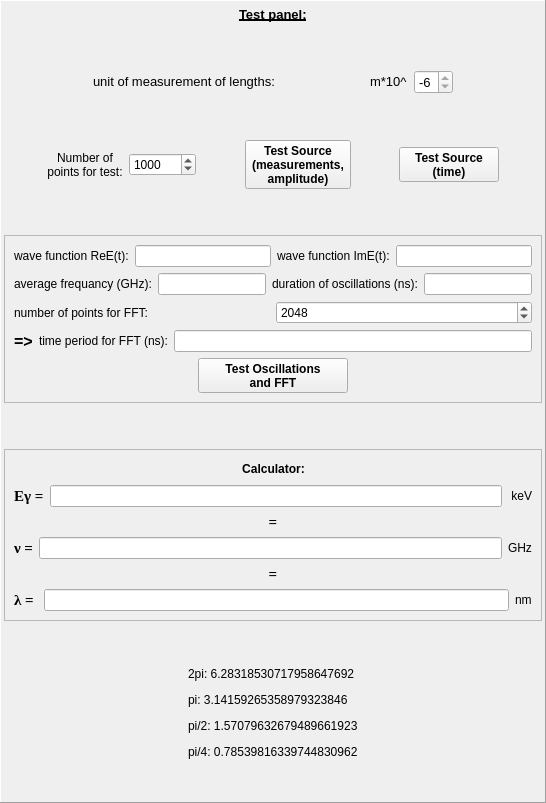
    <widget class="QFrame" name="frame">
     <property name="frameShape">
      <enum>QFrame::Panel</enum>
     </property>
     <property name="frameShadow">
      <enum>QFrame::Raised</enum>
     </property>
     <property name="lineWidth">
      <number>1</number>
     </property>
     <layout class="QVBoxLayout" name="verticalLayout">
      <property name="leftMargin">
       <number>3</number>
      </property>
      <property name="topMargin">
       <number>3</number>
      </property>
      <property name="rightMargin">
       <number>3</number>
      </property>
      <property name="bottomMargin">
       <number>3</number>
      </property>
      <item>
       <layout class="QHBoxLayout" name="horizontalLayout_14">
        <property name="sizeConstraint">
         <enum>QLayout::SetMinimumSize</enum>
        </property>
        <item>
         <spacer name="horizontalSpacer_11">
          <property name="orientation">
           <enum>Qt::Horizontal</enum>
          </property>
          <property name="sizeHint" stdset="0">
           <size>
            <width>40</width>
            <height>20</height>
           </size>
          </property>
         </spacer>
        </item>
        <item>
         <widget class="QLabel" name="label_6">
          <property name="sizePolicy">
           <sizepolicy hsizetype="Fixed" vsizetype="Fixed">
            <horstretch>0</horstretch>
            <verstretch>0</verstretch>
           </sizepolicy>
          </property>
          <property name="maximumSize">
           <size>
            <width>16777215</width>
            <height>20</height>
           </size>
          </property>
          <property name="font">
           <font>
            <pointsize>10</pointsize>
            <weight>75</weight>
            <bold>true</bold>
            <underline>true</underline>
            <strikeout>false</strikeout>
           </font>
          </property>
          <property name="text">
           <string>Test panel:</string>
          </property>
         </widget>
        </item>
        <item>
         <spacer name="horizontalSpacer_12">
          <property name="orientation">
           <enum>Qt::Horizontal</enum>
          </property>
          <property name="sizeHint" stdset="0">
           <size>
            <width>40</width>
            <height>20</height>
           </size>
          </property>
         </spacer>
        </item>
       </layout>
      </item>
      <item>
       <spacer name="verticalSpacer_4">
        <property name="orientation">
         <enum>Qt::Vertical</enum>
        </property>
        <property name="sizeHint" stdset="0">
         <size>
          <width>20</width>
          <height>40</height>
         </size>
        </property>
       </spacer>
      </item>
      <item>
       <layout class="QHBoxLayout" name="horizontalLayout_11">
        <property name="spacing">
         <number>6</number>
        </property>
        <property name="sizeConstraint">
         <enum>QLayout::SetDefaultConstraint</enum>
        </property>
        <item>
         <spacer name="horizontalSpacer_8">
          <property name="orientation">
           <enum>Qt::Horizontal</enum>
          </property>
          <property name="sizeHint" stdset="0">
           <size>
            <width>40</width>
            <height>20</height>
           </size>
          </property>
         </spacer>
        </item>
        <item>
         <widget class="QLabel" name="label_unitL">
          <property name="sizePolicy">
           <sizepolicy hsizetype="Preferred" vsizetype="Fixed">
            <horstretch>0</horstretch>
            <verstretch>0</verstretch>
           </sizepolicy>
          </property>
          <property name="font">
           <font>
            <pointsize>10</pointsize>
            <italic>false</italic>
            <underline>false</underline>
           </font>
          </property>
          <property name="text">
           <string>unit of measurement of lengths:</string>
          </property>
         </widget>
        </item>
        <item>
         <spacer name="horizontalSpacer_6">
          <property name="orientation">
           <enum>Qt::Horizontal</enum>
          </property>
          <property name="sizeHint" stdset="0">
           <size>
            <width>40</width>
            <height>20</height>
           </size>
          </property>
         </spacer>
        </item>
        <item>
         <widget class="QLabel" name="label_unitL_2">
          <property name="sizePolicy">
           <sizepolicy hsizetype="Preferred" vsizetype="Fixed">
            <horstretch>0</horstretch>
            <verstretch>0</verstretch>
           </sizepolicy>
          </property>
          <property name="font">
           <font>
            <pointsize>10</pointsize>
           </font>
          </property>
          <property name="text">
           <string>m*10^</string>
          </property>
         </widget>
        </item>
        <item>
         <widget class="QSpinBox" name="spinBox_units">
          <property name="enabled">
           <bool>true</bool>
          </property>
          <property name="font">
           <font>
            <pointsize>10</pointsize>
            <weight>50</weight>
            <bold>false</bold>
           </font>
          </property>
          <property name="readOnly">
           <bool>true</bool>
          </property>
          <property name="minimum">
           <number>-6</number>
          </property>
          <property name="maximum">
           <number>3</number>
          </property>
          <property name="value">
           <number>-6</number>
          </property>
         </widget>
        </item>
        <item>
         <spacer name="horizontalSpacer_7">
          <property name="orientation">
           <enum>Qt::Horizontal</enum>
          </property>
          <property name="sizeHint" stdset="0">
           <size>
            <width>40</width>
            <height>20</height>
           </size>
          </property>
         </spacer>
        </item>
       </layout>
      </item>
      <item>
       <spacer name="verticalSpacer">
        <property name="orientation">
         <enum>Qt::Vertical</enum>
        </property>
        <property name="sizeHint" stdset="0">
         <size>
          <width>20</width>
          <height>40</height>
         </size>
        </property>
       </spacer>
      </item>
      <item>
       <layout class="QHBoxLayout" name="horizontalLayout_17">
        <item>
         <spacer name="horizontalSpacer_17">
          <property name="orientation">
           <enum>Qt::Horizontal</enum>
          </property>
          <property name="sizeHint" stdset="0">
           <size>
            <width>40</width>
            <height>20</height>
           </size>
          </property>
         </spacer>
        </item>
        <item>
         <widget class="QLabel" name="label_testSource">
          <property name="layoutDirection">
           <enum>Qt::LeftToRight</enum>
          </property>
          <property name="text">
           <string>Number of
points for test:</string>
          </property>
          <property name="alignment">
           <set>Qt::AlignCenter</set>
          </property>
         </widget>
        </item>
        <item>
         <widget class="QSpinBox" name="spinBox_testSource">
          <property name="minimum">
           <number>1</number>
          </property>
          <property name="maximum">
           <number>1000000</number>
          </property>
          <property name="value">
           <number>1000</number>
          </property>
         </widget>
        </item>
        <item>
         <spacer name="horizontalSpacer_13">
          <property name="orientation">
           <enum>Qt::Horizontal</enum>
          </property>
          <property name="sizeHint" stdset="0">
           <size>
            <width>40</width>
            <height>20</height>
           </size>
          </property>
         </spacer>
        </item>
        <item>
         <widget class="QToolButton" name="toolButton_testSource">
          <property name="enabled">
           <bool>true</bool>
          </property>
          <property name="sizePolicy">
           <sizepolicy hsizetype="Minimum" vsizetype="Fixed">
            <horstretch>0</horstretch>
            <verstretch>0</verstretch>
           </sizepolicy>
          </property>
          <property name="minimumSize">
           <size>
            <width>100</width>
            <height>0</height>
           </size>
          </property>
          <property name="font">
           <font>
            <weight>75</weight>
            <bold>true</bold>
           </font>
          </property>
          <property name="text">
           <string>Test Source
(measurements,
amplitude)</string>
          </property>
          <property name="icon">
           <iconset resource="res.qrc">
            <normaloff>:/images/chart</normaloff>:/images/chart</iconset>
          </property>
          <property name="toolButtonStyle">
           <enum>Qt::ToolButtonTextUnderIcon</enum>
          </property>
         </widget>
        </item>
        <item>
         <spacer name="horizontalSpacer_18">
          <property name="orientation">
           <enum>Qt::Horizontal</enum>
          </property>
          <property name="sizeHint" stdset="0">
           <size>
            <width>40</width>
            <height>20</height>
           </size>
          </property>
         </spacer>
        </item>
        <item>
         <widget class="QToolButton" name="toolButton_testSourceTime">
          <property name="enabled">
           <bool>true</bool>
          </property>
          <property name="sizePolicy">
           <sizepolicy hsizetype="Minimum" vsizetype="Fixed">
            <horstretch>0</horstretch>
            <verstretch>0</verstretch>
           </sizepolicy>
          </property>
          <property name="minimumSize">
           <size>
            <width>100</width>
            <height>0</height>
           </size>
          </property>
          <property name="font">
           <font>
            <weight>75</weight>
            <bold>true</bold>
           </font>
          </property>
          <property name="text">
           <string>Test Source
(time)</string>
          </property>
          <property name="icon">
           <iconset resource="res.qrc">
            <normaloff>:/images/chart</normaloff>:/images/chart</iconset>
          </property>
          <property name="toolButtonStyle">
           <enum>Qt::ToolButtonTextUnderIcon</enum>
          </property>
         </widget>
        </item>
        <item>
         <spacer name="horizontalSpacer_14">
          <property name="orientation">
           <enum>Qt::Horizontal</enum>
          </property>
          <property name="sizeHint" stdset="0">
           <size>
            <width>40</width>
            <height>20</height>
           </size>
          </property>
         </spacer>
        </item>
       </layout>
      </item>
      <item>
       <spacer name="verticalSpacer_5">
        <property name="orientation">
         <enum>Qt::Vertical</enum>
        </property>
        <property name="sizeHint" stdset="0">
         <size>
          <width>20</width>
          <height>40</height>
         </size>
        </property>
       </spacer>
      </item>
      <item>
       <widget class="QFrame" name="frame_2">
        <property name="layoutDirection">
         <enum>Qt::LeftToRight</enum>
        </property>
        <property name="frameShape">
         <enum>QFrame::StyledPanel</enum>
        </property>
        <property name="frameShadow">
         <enum>QFrame::Raised</enum>
        </property>
        <layout class="QVBoxLayout" name="verticalLayout_2">
         <item>
          <layout class="QHBoxLayout" name="horizontalLayout_5">
           <item>
            <widget class="QLabel" name="labelFRE">
             <property name="text">
              <string>wave function ReE(t):</string>
             </property>
            </widget>
           </item>
           <item>
            <widget class="QLineEdit" name="lineEditFRE"/>
           </item>
           <item>
            <widget class="QLabel" name="labelFIM">
             <property name="text">
              <string>wave function ImE(t):</string>
             </property>
            </widget>
           </item>
           <item>
            <widget class="QLineEdit" name="lineEditFIM"/>
           </item>
          </layout>
         </item>
         <item>
          <layout class="QHBoxLayout" name="horizontalLayout_6">
           <item>
            <widget class="QLabel" name="labelNuAver">
             <property name="text">
              <string>average frequancy (GHz):</string>
             </property>
            </widget>
           </item>
           <item>
            <widget class="QLineEdit" name="lineEditAverNu"/>
           </item>
           <item>
            <widget class="QLabel" name="labelTau">
             <property name="text">
              <string>duration of oscillations (ns):</string>
             </property>
            </widget>
           </item>
           <item>
            <widget class="QLineEdit" name="lineEditTau"/>
           </item>
          </layout>
         </item>
         <item>
          <layout class="QHBoxLayout" name="horizontalLayout_7">
           <item>
            <widget class="QLabel" name="labelN">
             <property name="text">
              <string>number of points for FFT:</string>
             </property>
            </widget>
           </item>
           <item>
            <widget class="QSpinBox" name="spinBoxN">
             <property name="minimum">
              <number>0</number>
             </property>
             <property name="maximum">
              <number>1000000000</number>
             </property>
             <property name="value">
              <number>2048</number>
             </property>
            </widget>
           </item>
          </layout>
         </item>
         <item>
          <layout class="QHBoxLayout" name="horizontalLayout_8">
           <item>
            <widget class="QLabel" name="label">
             <property name="font">
              <font>
               <pointsize>12</pointsize>
               <weight>75</weight>
               <bold>true</bold>
              </font>
             </property>
             <property name="text">
              <string>=&gt;</string>
             </property>
            </widget>
           </item>
           <item>
            <widget class="QLabel" name="label_2">
             <property name="text">
              <string>&lt;html&gt;&lt;head/&gt;&lt;body&gt;&lt;p&gt;time period for FFT (ns):&lt;/p&gt;&lt;/body&gt;&lt;/html&gt;</string>
             </property>
            </widget>
           </item>
           <item>
            <widget class="QLineEdit" name="lineEditTauF"/>
           </item>
          </layout>
         </item>
         <item>
          <layout class="QHBoxLayout" name="horizontalLayout_9">
           <item>
            <spacer name="horizontalSpacer_2">
             <property name="orientation">
              <enum>Qt::Horizontal</enum>
             </property>
             <property name="sizeHint" stdset="0">
              <size>
               <width>40</width>
               <height>20</height>
              </size>
             </property>
            </spacer>
           </item>
           <item>
            <widget class="QToolButton" name="toolButton_testFFT">
             <property name="enabled">
              <bool>true</bool>
             </property>
             <property name="sizePolicy">
              <sizepolicy hsizetype="Fixed" vsizetype="Fixed">
               <horstretch>0</horstretch>
               <verstretch>0</verstretch>
              </sizepolicy>
             </property>
             <property name="minimumSize">
              <size>
               <width>150</width>
               <height>0</height>
              </size>
             </property>
             <property name="font">
              <font>
               <weight>75</weight>
               <bold>true</bold>
              </font>
             </property>
             <property name="text">
              <string>Test Oscillations
and FFT</string>
             </property>
             <property name="icon">
              <iconset resource="res.qrc">
               <normaloff>:/images/chart</normaloff>:/images/chart</iconset>
             </property>
             <property name="toolButtonStyle">
              <enum>Qt::ToolButtonTextUnderIcon</enum>
             </property>
            </widget>
           </item>
           <item>
            <spacer name="horizontalSpacer_3">
             <property name="orientation">
              <enum>Qt::Horizontal</enum>
             </property>
             <property name="sizeHint" stdset="0">
              <size>
               <width>40</width>
               <height>20</height>
              </size>
             </property>
            </spacer>
           </item>
          </layout>
         </item>
        </layout>
       </widget>
      </item>
      <item>
       <spacer name="verticalSpacer_6">
        <property name="orientation">
         <enum>Qt::Vertical</enum>
        </property>
        <property name="sizeHint" stdset="0">
         <size>
          <width>20</width>
          <height>40</height>
         </size>
        </property>
       </spacer>
      </item>
      <item>
       <widget class="QFrame" name="frame_3">
        <property name="enabled">
         <bool>true</bool>
        </property>
        <property name="sizePolicy">
         <sizepolicy hsizetype="MinimumExpanding" vsizetype="MinimumExpanding">
          <horstretch>0</horstretch>
          <verstretch>0</verstretch>
         </sizepolicy>
        </property>
        <property name="minimumSize">
         <size>
          <width>350</width>
          <height>10</height>
         </size>
        </property>
        <property name="frameShape">
         <enum>QFrame::StyledPanel</enum>
        </property>
        <property name="frameShadow">
         <enum>QFrame::Raised</enum>
        </property>
        <layout class="QVBoxLayout" name="verticalLayout_4">
         <item>
          <layout class="QHBoxLayout" name="horizontalLayout_18">
           <item>
            <spacer name="horizontalSpacer_15">
             <property name="orientation">
              <enum>Qt::Horizontal</enum>
             </property>
             <property name="sizeHint" stdset="0">
              <size>
               <width>40</width>
               <height>20</height>
              </size>
             </property>
            </spacer>
           </item>
           <item>
            <widget class="QLabel" name="label_Calculator">
             <property name="font">
              <font>
               <weight>75</weight>
               <bold>true</bold>
              </font>
             </property>
             <property name="layoutDirection">
              <enum>Qt::LeftToRight</enum>
             </property>
             <property name="text">
              <string>Calculator:</string>
             </property>
             <property name="alignment">
              <set>Qt::AlignCenter</set>
             </property>
            </widget>
           </item>
           <item>
            <spacer name="horizontalSpacer_16">
             <property name="orientation">
              <enum>Qt::Horizontal</enum>
             </property>
             <property name="sizeHint" stdset="0">
              <size>
               <width>40</width>
               <height>20</height>
              </size>
             </property>
            </spacer>
           </item>
          </layout>
         </item>
         <item>
          <layout class="QHBoxLayout" name="horizontalLayout_10">
           <item>
            <widget class="QLabel" name="label_10">
             <property name="font">
              <font>
               <family>Times New Roman</family>
               <pointsize>11</pointsize>
               <weight>75</weight>
               <bold>true</bold>
              </font>
             </property>
             <property name="text">
              <string>&lt;html&gt;&lt;head/&gt;&lt;body&gt;&lt;p&gt;Eγ =&lt;/p&gt;&lt;/body&gt;&lt;/html&gt;</string>
             </property>
            </widget>
           </item>
           <item>
            <widget class="QLineEdit" name="lineEdit"/>
           </item>
           <item>
            <widget class="QLabel" name="label_keV">
             <property name="text">
              <string> keV</string>
             </property>
            </widget>
           </item>
          </layout>
         </item>
         <item>
          <widget class="QLabel" name="label_8">
           <property name="font">
            <font>
             <family>Times New Roman</family>
             <pointsize>11</pointsize>
             <weight>75</weight>
             <bold>true</bold>
            </font>
           </property>
           <property name="layoutDirection">
            <enum>Qt::LeftToRight</enum>
           </property>
           <property name="text">
            <string>=</string>
           </property>
           <property name="alignment">
            <set>Qt::AlignCenter</set>
           </property>
          </widget>
         </item>
         <item>
          <layout class="QHBoxLayout" name="horizontalLayout_15">
           <item>
            <widget class="QLabel" name="label_11">
             <property name="font">
              <font>
               <family>Times New Roman</family>
               <pointsize>11</pointsize>
               <weight>75</weight>
               <bold>true</bold>
              </font>
             </property>
             <property name="text">
              <string>&lt;html&gt;&lt;head/&gt;&lt;body&gt;&lt;p&gt;ν =&lt;/p&gt;&lt;/body&gt;&lt;/html&gt;</string>
             </property>
            </widget>
           </item>
           <item>
            <widget class="QLineEdit" name="lineEdit_2"/>
           </item>
           <item>
            <widget class="QLabel" name="label_GHz">
             <property name="text">
              <string>GHz</string>
             </property>
            </widget>
           </item>
          </layout>
         </item>
         <item>
          <widget class="QLabel" name="label_9">
           <property name="font">
            <font>
             <family>Times New Roman</family>
             <pointsize>11</pointsize>
             <weight>75</weight>
             <bold>true</bold>
            </font>
           </property>
           <property name="text">
            <string>=</string>
           </property>
           <property name="alignment">
            <set>Qt::AlignCenter</set>
           </property>
          </widget>
         </item>
         <item>
          <layout class="QHBoxLayout" name="horizontalLayout_16">
           <item>
            <widget class="QLabel" name="label_12">
             <property name="font">
              <font>
               <family>Times New Roman</family>
               <pointsize>11</pointsize>
               <weight>75</weight>
               <bold>true</bold>
              </font>
             </property>
             <property name="text">
              <string>&lt;html&gt;&lt;head/&gt;&lt;body&gt;&lt;p&gt;λ = &lt;/p&gt;&lt;/body&gt;&lt;/html&gt;</string>
             </property>
            </widget>
           </item>
           <item>
            <widget class="QLineEdit" name="lineEdit_3"/>
           </item>
           <item>
            <widget class="QLabel" name="label_nm">
             <property name="text">
              <string>nm</string>
             </property>
            </widget>
           </item>
          </layout>
         </item>
        </layout>
       </widget>
      </item>
      <item>
       <spacer name="verticalSpacer_3">
        <property name="orientation">
         <enum>Qt::Vertical</enum>
        </property>
        <property name="sizeHint" stdset="0">
         <size>
          <width>20</width>
          <height>40</height>
         </size>
        </property>
       </spacer>
      </item>
      <item>
       <layout class="QHBoxLayout" name="horizontalLayout_2">
        <item>
         <spacer name="horizontalSpacer_4">
          <property name="orientation">
           <enum>Qt::Horizontal</enum>
          </property>
          <property name="sizeHint" stdset="0">
           <size>
            <width>40</width>
            <height>20</height>
           </size>
          </property>
         </spacer>
        </item>
        <item>
         <widget class="QLabel" name="label_pi">
          <property name="text">
           <string>&lt;html&gt;&lt;head/&gt;&lt;body&gt;&lt;p&gt;2pi: 6.28318530717958647692&lt;/p&gt;&lt;p&gt;pi: 3.14159265358979323846&lt;/p&gt;&lt;p&gt;pi/2: 1.57079632679489661923&lt;/p&gt;&lt;p&gt;pi/4: 0.78539816339744830962&lt;/p&gt;&lt;/body&gt;&lt;/html&gt;</string>
          </property>
          <property name="textInteractionFlags">
           <set>Qt::LinksAccessibleByMouse|Qt::TextSelectableByMouse</set>
          </property>
         </widget>
        </item>
        <item>
         <spacer name="horizontalSpacer_5">
          <property name="orientation">
           <enum>Qt::Horizontal</enum>
          </property>
          <property name="sizeHint" stdset="0">
           <size>
            <width>40</width>
            <height>20</height>
           </size>
          </property>
         </spacer>
        </item>
       </layout>
      </item>
      <item>
       <spacer name="verticalSpacer_2">
        <property name="orientation">
         <enum>Qt::Vertical</enum>
        </property>
        <property name="sizeHint" stdset="0">
         <size>
          <width>20</width>
          <height>40</height>
         </size>
        </property>
       </spacer>
      </item>
     </layout>
    </widget>
